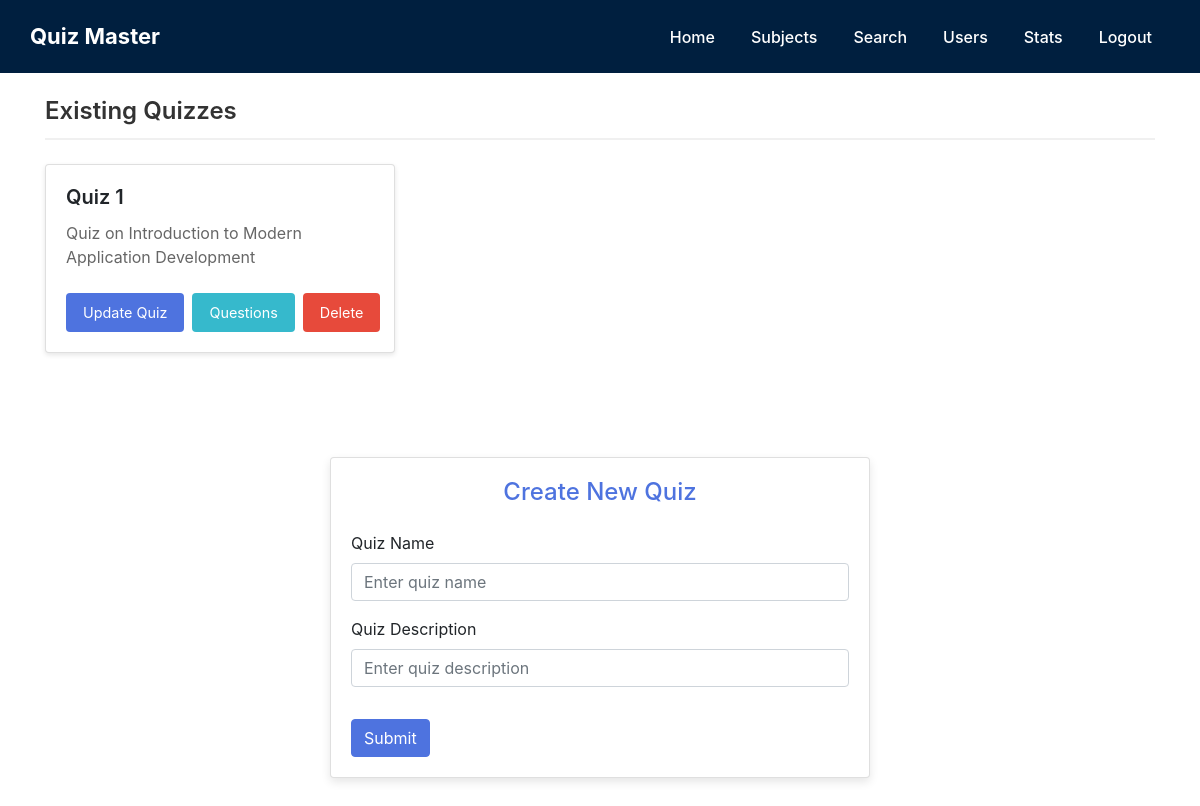
The app's page /adminhome/view_quiz/1/1 with its own data.
### models.py (models this page shows)
class Quiz(db.Model):
    __tablename__ = "quiz"
    id = db.Column(db.Integer, primary_key = True, autoincrement = True)
    name = db.Column(db.Text, nullable = False)
    description = db.Column(db.Text)
    question = db.relationship('Question', backref = 'quiz')
    score = db.relationship('Score', backref = 'quiz')
    chapter_id = db.Column(db.Integer, db.ForeignKey("chapter.id"), nullable=False)

### admin.py (the view)
@admin.route("/adminhome/view_quiz/<int:subject_id>/<int:chapter_id>", methods = ["GET", "POST"])
def view_quiz(subject_id, chapter_id):
    quizzes = Quiz.query.filter_by(chapter_id = chapter_id)
    chapter = Chapter.query.get(chapter_id)
    subject = Subject.query.get(subject_id)
    return render_template("view_quiz.html", chapter = chapter, subject = subject, quizzes = quizzes)

### templates/view_quiz.html (shortened to what this page needs)
{% extends "base.html" %} {% block title %} Quizzes {% endblock %} {% block
content %}
<div class="container">
  <div class="row">
    <div class="col-12">
      <br />
      <h4 class="section-title">Existing Quizzes</h4>
      <div class="row subjects-container">
        {% for quiz in quizzes %}
        <div class="col-md-4 col-sm-6 mb-4 card-wrapper">
          <div class="card subject-card">
            <div class="card-body">
              <h5 class="card-title">{{ quiz.name }}</h5>
              <p class="card-text">{{ quiz.description }}</p>
              <div class="card-actions">
                <button
                  class="btn btn-edit"
                  data-toggle="modal"
                  data-target="#updateQuizModal{{ quiz.id }}"
                >
                  Update Quiz
                </button>
                <a
                  href="/adminhome/attempt_quiz/{{ subject.id }}/{{ chapter.id }}/{{ quiz.id }}"
                  class="btn btn-chapters"
                  >Questions</a
                >
                <form
                  method="POST"
                  action="{{ url_for('admin.delete_quiz', subject_id=subject.id, chapter_id=chapter.id, quiz_id=quiz.id) }}"
                  onsubmit="return confirm('Are you sure you want to delete this quiz?');"
                >
                  <button type="submit" class="btn btn-delete">Delete</button>
                </form>
              </div>
            </div>
          </div>
        </div>
        {% endfor %}
      </div>
    </div>
  </div>
  <div class="row mt-5">
    <div class="col-md-6 offset-md-3">
      <div class="card create-subject-card">
        <div class="card-body">
          <h4 class="text-center card-title">Create New Quiz</h4>
          <form
            method="POST"
            action="{{ url_for('admin.create_quiz', subject_id=subject.id, chapter_id=chapter.id) }}"
          >
            <div class="form-group">
              <label for="name">Quiz Name</label>
              <input
                type="text"
                class="form-control"
                id="name"
                name="name"
                placeholder="Enter quiz name"
                required
              />
            </div>
            <div class="form-group">
              <label for="description">Quiz Description</label>
              <input
                type="text"
                class="form-control"
                id="description"
                name="description"
                placeholder="Enter quiz description"
                required
              />
            </div>
            <button type="submit" class="btn btn-primary">Submit</button>
          </form>
        </div>
      </div>
    </div>
  </div>
  <br />
  <br />
</div>
{% endblock %}

### static/style.css (style rules this page uses)
.section-title { margin-bottom: 1.5rem; font-weight: 600; color: #333; border-bottom: 2px solid #f0f0f0; padding-bottom: 0.75rem; }
.subjects-container { margin-bottom: 2rem; }
.subject-card { height: 100%; transition: all 0.3s ease; box-shadow: 0 2px 5px rgba(0, 0, 0, 0.1); border-radius: 0.5rem; overflow: hidden; }
.subject-card .card-title { font-weight: 600; margin-bottom: 0.75rem; }
.subject-card .card-text { color: #666; margin-bottom: 1.5rem; min-height: 3rem; }
.card-actions { display: flex; justify-content: space-between; margin-top: auto; width: 100%; }
.card-actions .btn { padding: 0.5rem 1rem; font-size: 0.9rem; flex: 1; margin: 0 0.25rem; text-align: center; }
.card-actions .btn:first-child { margin-left: 0; }
.card-actions .btn:last-child { margin-right: 0; }
.card-actions form { flex: 1; margin: 0 0.25rem; }
.card-actions form .btn { width: 100%; margin: 0; }
.btn-edit { background-color: #4e73df; color: white; }
.btn-chapters { background-color: #36b9cc; color: white; }
.btn-delete { background-color: #e74a3b; color: white; }
.create-subject-card { box-shadow: 0 4px 10px rgba(0, 0, 0, 0.1); border-radius: 0.5rem; border-left: 4px solid #4e73df; }
.create-subject-card .card-title { color: #4e73df; margin-bottom: 1.5rem; }
.create-subject-card .btn-primary { background-color: #4e73df; border-color: #4e73df; margin-top: 1rem; transition: all 0.3s ease; }
body { background: linear-gradient(135deg, #ffffff, #ffffff); justify-content: center; align-items: center; height: 100vh; }
.container { max-width: 1000px; margin: auto; }

### records on screen
Quiz: name "Quiz 1", description "Quiz on Introduction to Modern Application Development"
